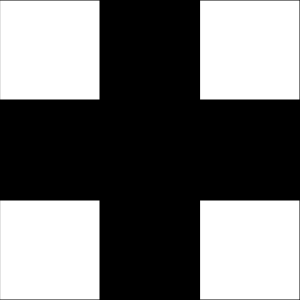
Frame 1 (no input)
Frame 60 (no input): identical to frame 1, image omitted
Frame 120 (the mouse pressed at the canvas centre since frame 60): identical to frame 1, image omitted

The p5.js sketch that drew this single still picture (run headless with seeded random() and noise() and a simulated clock; from frame 60 on, the mouse is pressed at the canvas centre):

// p5.js sketch
// ── sketch.js
function setup() {
    createCanvas(300, 300);
    rectMode(CENTER);
}

function draw() {
    background(0);
    square(50, 50, 100);
    square(250, 50, 100);
    square(50, 250, 100);
    square(250, 250, 100);
}
// ── exercise3-1.html
<!DOCTYPE html>
<html lang="en">
  <head>
    <meta charset="utf-8" />
    <meta name="viewport" content="width=device-width, initial-scale=1.0">

    <title>PDM1 - Practical 2 Solutions - Exercise 3.1</title>

    <link href="https://cdn.jsdelivr.net/npm/bootstrap@5.3.1/dist/css/bootstrap.min.css" rel="stylesheet" integrity="sha384-4bw+/aepP/YC94hEpVNVgiZdgIC5+VKNBQNGCHeKRQN+PtmoHDEXuppvnDJzQIu9" crossorigin="anonymous">
    <link rel="stylesheet" type="text/css" href="./lib/main-styles.css">
    <script src="https://cdn.jsdelivr.net/npm/bootstrap@5.3.1/dist/js/bootstrap.bundle.min.js" integrity="sha384-HwwvtgBNo3bZJJLYd8oVXjrBZt8cqVSpeBNS5n7C8IVInixGAoxmnlMuBnhbgrkm" crossorigin="anonymous"></script>
    <script src="./lib/libraries/p5.min.js"></script>
  </head>

  <body>
    <h1>Exercise 3.1 - Solution</h1>
    <script src="sketch.js"></script>
  </body>
</html>
